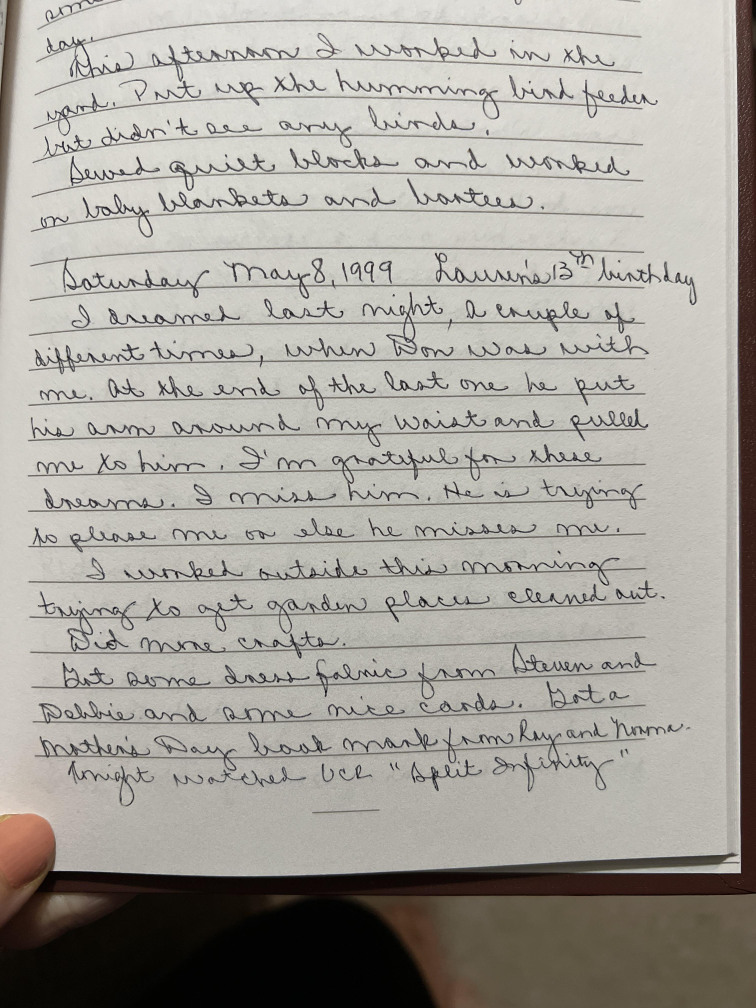
#> input picture signature_reading/refined_pages/IMG_9829.jpg, 3024 x 4032 px (shown at 1/4 size); its folder holds only this picture in this run
$ python extract_words.py
#> lines starting #> are read from the running program, lines starting #| are printed output that depends on the picture
import os
from PIL import Image
import pillow_heif
import cv2
import numpy as np

def convert_heic_to_jpeg(heic_path, jpeg_path):
    heif_image = pillow_heif.read_heif(heic_path)
    image = Image.frombytes(
        heif_image.mode,
        heif_image.size,
        heif_image.data,
        "raw",
        heif_image.mode,
        heif_image.stride,
    )
    image.save(jpeg_path, "JPEG")

def preprocess_image(image_path):
    # Load the image
    image = cv2.imread(image_path, cv2.IMREAD_COLOR)

    # Convert to grayscale
    gray = cv2.cvtColor(image, cv2.COLOR_BGR2GRAY)

    # Apply adaptive thresholding
    binary = cv2.adaptiveThreshold(gray, 255, cv2.ADAPTIVE_THRESH_GAUSSIAN_C,
                                   cv2.THRESH_BINARY_INV, 11, 2)

    return image, binary

def extract_words(binary_image):
    # Find contours
    contours, _ = cv2.findContours(binary_image, cv2.RETR_EXTERNAL, cv2.CHAIN_APPROX_SIMPLE)

    # Sort contours from left to right
    contours = sorted(contours, key=lambda ctr: cv2.boundingRect(ctr)[0])

    return contours

def resize_image(image, width=None, height=None):
    (h, w) = image.shape[:2]
    if width is None and height is None:
        return image
    if width is None:
        # Calculate the ratio of the height and construct the dimensions
        ratio = height / float(h)
        dim = (int(w * ratio), height)
    else:
        # Calculate the ratio of the width and construct the dimensions
        ratio = width / float(w)
        dim = (width, int(h * ratio))

    # Resize the image
    resized = cv2.resize(image, dim, interpolation=cv2.INTER_AREA)
    return resized

def visualize_bounding_boxes(image, contours):
    # Draw bounding boxes on the original image
    for contour in contours:
        x, y, w, h = cv2.boundingRect(contour)
        if 50 < w < 1200 and h > 20:  # Adjust these parameters as needed
            cv2.rectangle(image, (x, y), (x + w, y + h), (0, 255, 0), 2)
    return image

def save_word_images(image, contours, output_dir, base_file_name):
    if not os.path.exists(output_dir):
        os.makedirs(output_dir)

    word_images = []

    for i, contour in enumerate(contours):
        # Get bounding box for each contour
        x, y, w, h = cv2.boundingRect(contour)

        # Filter out contours that are too wide (likely sentences/lines)
        if 50 < w < 1200 and h > 20:  # Adjust 300 based on your observations
            word_image = image[y:y+h, x:x+w]
            word_images.append(word_image)

            # Save the image with a meaningful name
            word_img_path = os.path.join(output_dir, f'{base_file_name}_word_{i+1}.png')
            cv2.imwrite(word_img_path, word_image)

    return word_images


def main(heic_path, output_dir):
    # Convert HEIC to JPEG
#> called with heic_path = 'raw_pages/IMG_9829.HEIC', output_dir = 'word_images'
    file_name = os.path.basename(heic_path).split(".")[0]
    print("file_name", heic_path, "and", file_name)
    jpeg_path = f"./refined_pages/{file_name}.jpg"
    convert_heic_to_jpeg(heic_path, jpeg_path)
#> (the call stopped at in convert_heic_to_jpeg, `heif_image = pillow_heif.read_heif(heic_path)`: pillow_heif is not available in this run)

    # Preprocess the image
    original_image, binary_image = preprocess_image(jpeg_path)
#> in preprocess_image, image is the input picture: shape (4032, 3024, 3); mean B, G, R 156, 162.7, 166.1
#> in preprocess_image, `binary = cv2.adaptiveThreshold(gray, 255, cv2.ADAPTIVE_THRESH_GAUSSIAN..`:
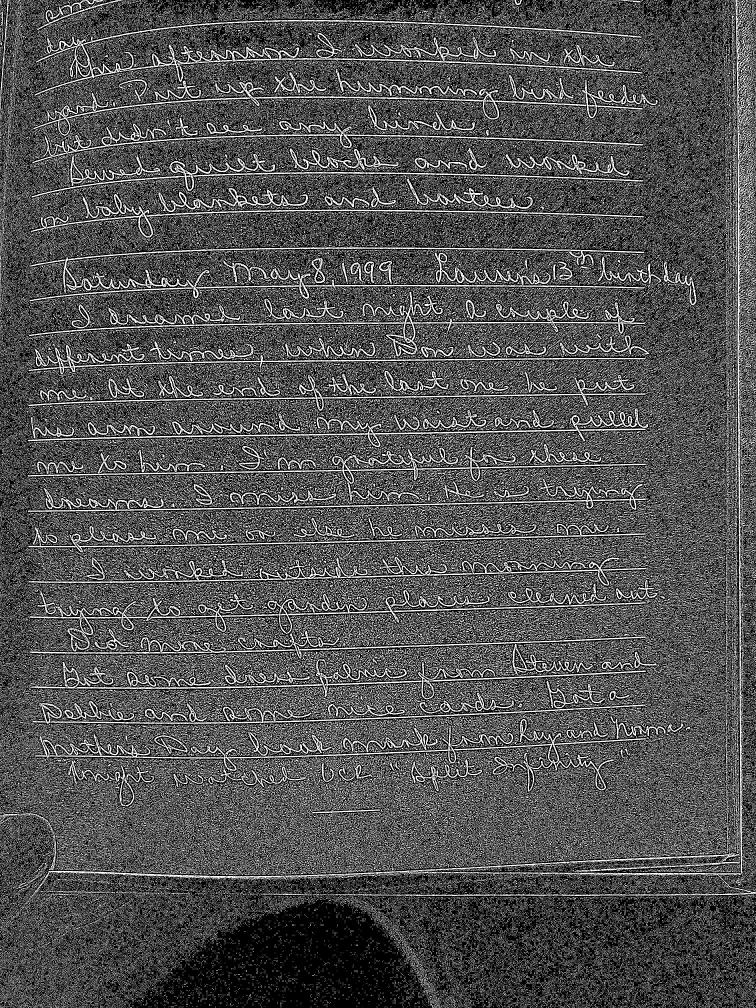
#> binary: shape (4032, 3024) (shown at 1/4 size); 32.1% white in thin lines or dots

    # Extract words
    contours = extract_words(binary_image)
#> in extract_words, `contours, _ = cv2.findContours(binary_image, cv2.RETR_EXTERNAL, cv2.CH..`: contours = 248349 contours
#> contours = 248349 contours

    # Visualize bounding boxes
    visualized_image = visualize_bounding_boxes(original_image.copy(), contours)
#> the loop in visualize_bounding_boxes, `for contour in contours:` made 248349 passes
#> (y, w, h) on passes 2, 4, 5: (4024, 7, 7), (4014, 7, 3), (4003, 8, 9)
#> after the loop in visualize_bounding_boxes, `for contour in contours:`:
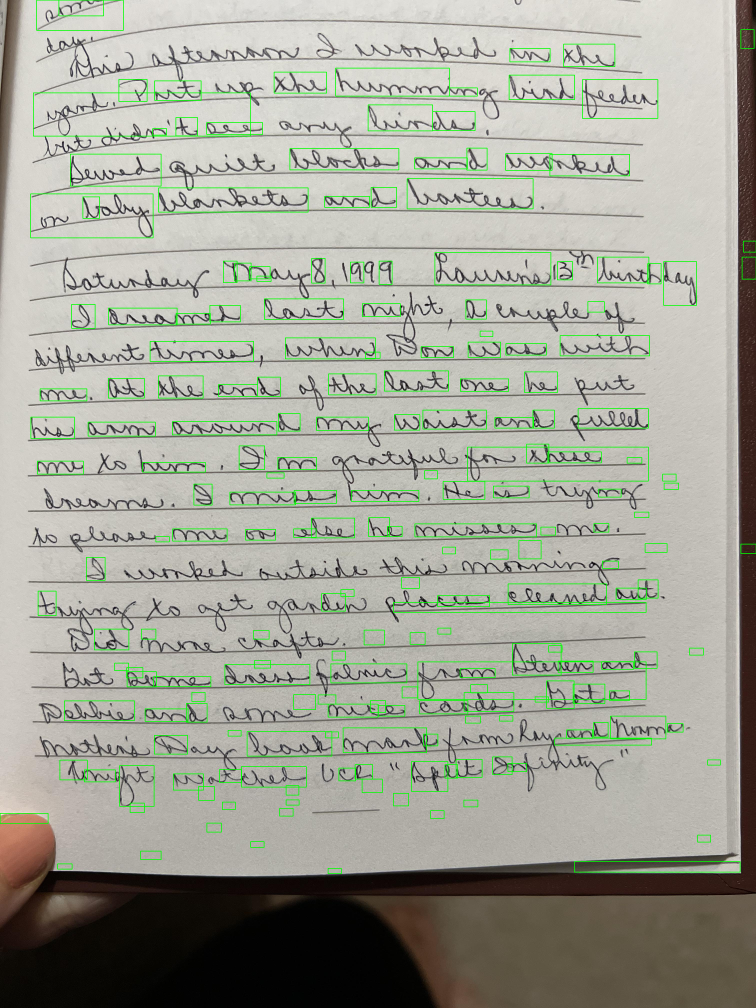
#> image: shape (4032, 3024, 3) (shown at 1/4 size); mean of channels 0, 1, 2 152.1, 164.3, 162; drawn as B, G, R

    # Resize image for display
    resized_image = resize_image(visualized_image, width=1000)  # Adjust width as needed
#> in resize_image, `resized = cv2.resize(image, dim, interpolation=cv2.INTER_AREA)`:
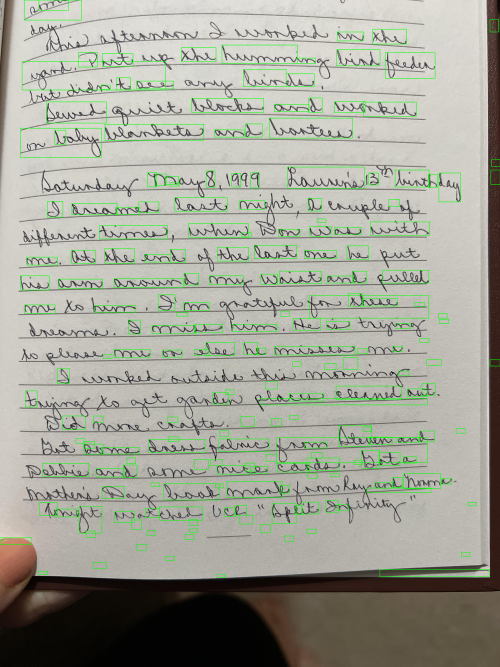
#> resized: shape (1333, 1000, 3) (shown at 1/2 size); mean of channels 0, 1, 2 152.1, 164.3, 162; drawn as B, G, R

    # Display the image with bounding boxes
    cv2.imshow('Bounding Boxes', resized_image)
    cv2.waitKey(0)  # Wait for a key press to close the window
    cv2.destroyAllWindows()

    # Save word images
    word_images = save_word_images(original_image, contours, output_dir, file_name)
#> the loop in save_word_images, `for i, contour in enumerate(contours):` made 248349 passes
#> after the loop in save_word_images, `for i, contour in enumerate(contours):`: word_images = 209 items
#> word_images = 209 items

    print(f"Extracted and saved {len(word_images)} words.")
#| Extracted and saved 209 words.

if __name__ == "__main__":
    heic_path = "raw_pages/IMG_9829.HEIC"  # Replace with your HEIC image path
    output_dir = "word_images"  # Directory to save word images

    main(heic_path, output_dir)
